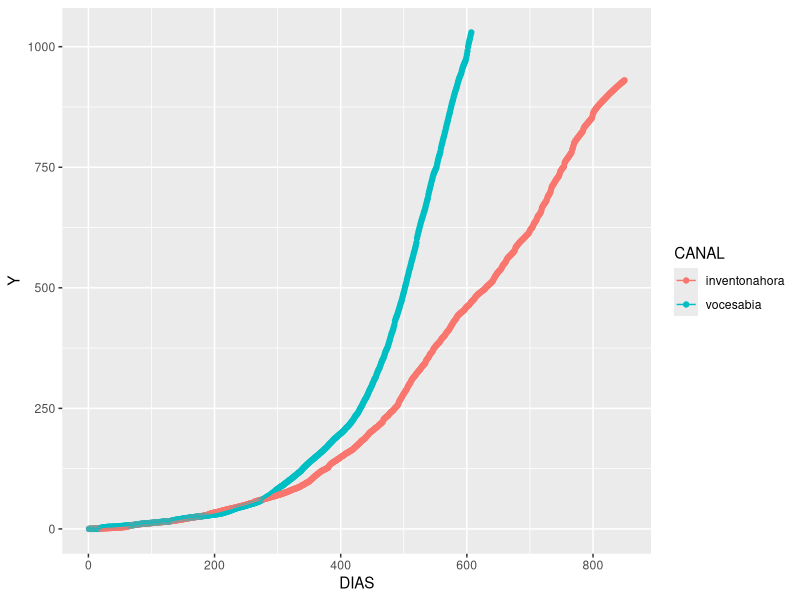
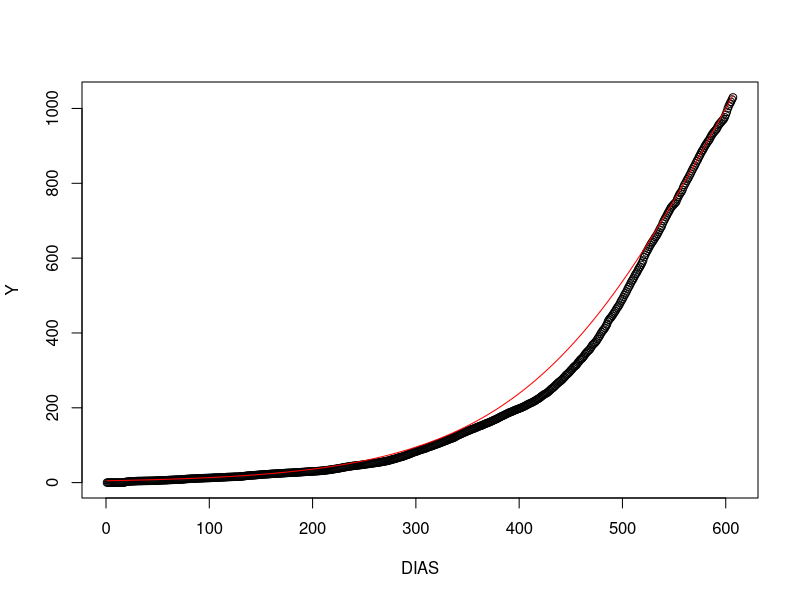
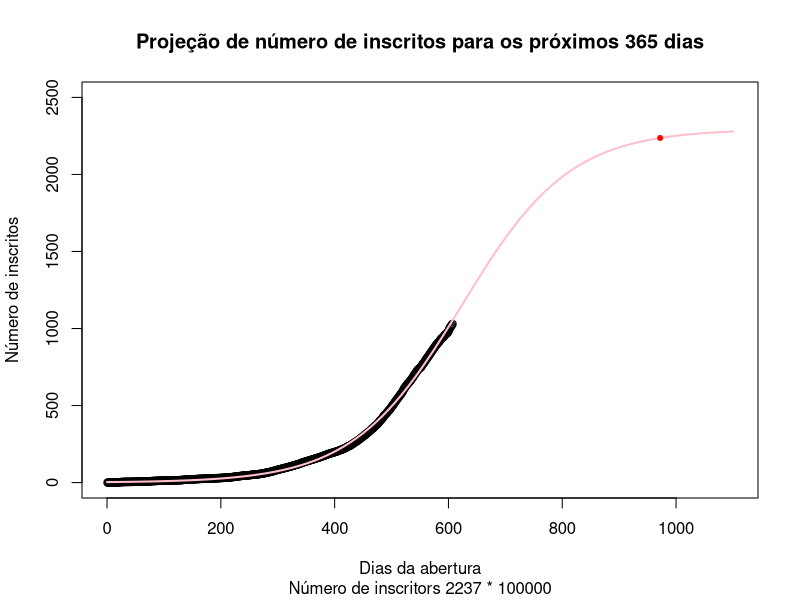
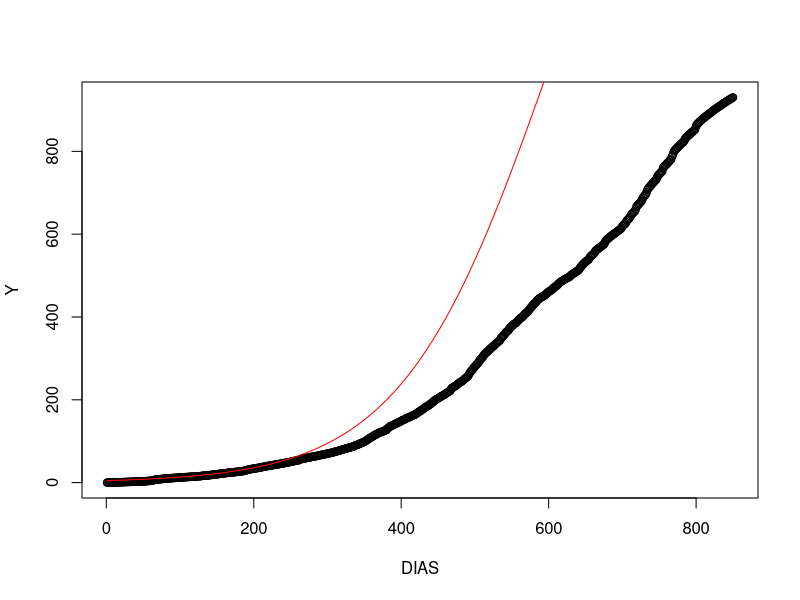
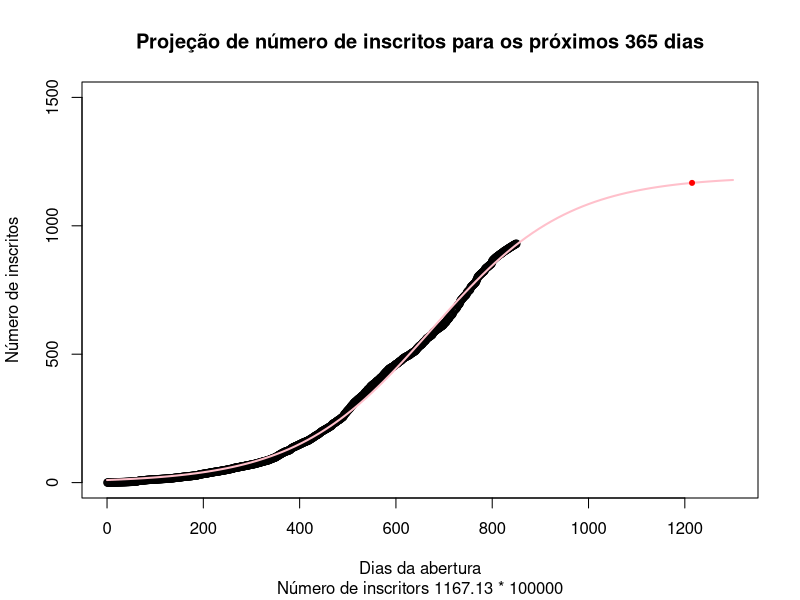

The R source for these figures, in order:
#-----------------------------------------------------------------------
# Pacotes Utilizados
library(tidyverse)


#-----------------------------------------------------------------------
#Leitura e tratamento.

dados <- read.table("youtube.txt", header = TRUE)

dados <- dados %>%
         group_by(CANAL) %>%
         arrange(DIAS) %>%
         mutate(Y = cumsum(VIEWS)/100000) %>%
         ungroup()

#-----------------------------------------------------------------------
#Visualização dos dados

ggplot(data = dados,
       mapping = aes(x = DIAS, y = Y, color = CANAL)) +
  geom_point() +
  stat_summary(geom = "line", fun = "mean")

#-----------------------------------------------------------------------


canal_a <- dados %>%
            filter(CANAL == "vocesabia")


plot(Y ~ DIAS, data = canal_a )

start <- list(L = 2000, M = 600, B = -0.01)

with(start,
     curve(L/(1 + exp(B * (x - M))), add = TRUE, col = "red"))

n0 <- nls(Y ~ L/(1 + exp(B * (DIAS - M))),
          data = canal_a,
          start = start,
          trace = TRUE)

fit <- as.list(coef(n0))

last_day <- tail(canal_a$DIAS, n=1) + 365

nviews <- predict(n0, newdata = list(DIAS = last_day))

subtitle <- sprintf("Número de inscritors %s * 100000", round(nviews,0))

plot(Y ~ DIAS,
     data = canal_a,
     xlim = c(0, 1100),
     ylim = c(0, 2500),
     ylab = "Número de inscritos",
     xlab = "Dias da abertura",
     main ="Projeção de número de inscritos para os próximos 365 dias",
     sub = subtitle)

with(fit,
     curve(L/(1 + exp(B * (x - M))),
           add = TRUE,
           lwd = 2,
           col = "pink"))

points(x = last_day, pch = 20, col = "red",
       y = nviews)


#-----------------------------------------------------------------------


canal_b <- dados %>%
  filter(CANAL == "inventonahora")


plot(Y ~ DIAS, data = canal_b )

start <- list(L = 2000, M = 600, B = -0.01)

with(start,
     curve(L/(1 + exp(B * (x - M))), add = TRUE, col = "red"))

n0 <- nls(Y ~ L/(1 + exp(B * (DIAS - M))),
          data = canal_b,
          start = start,
          trace = TRUE)

fit <- as.list(coef(n0))

last_day <- tail(canal_b$DIAS, n=1) + 365

nviews <- predict(n0, newdata = list(DIAS = last_day))

subtitle <- sprintf("Número de inscritors %s * 100000", round(nviews,2))

plot(Y ~ DIAS,
     data = canal_b,
     xlim = c(0, 1300),
     ylim = c(0, 1500),
     ylab = "Número de inscritos",
     xlab = "Dias da abertura",
     main ="Projeção de número de inscritos para os próximos 365 dias",
     sub = subtitle)
with(fit,
     curve(L/(1 + exp(B * (x - M))),
           add = TRUE,
           lwd = 2,
           col = "pink"))
points(x = last_day, pch = 20, col = "red",
       y = nviews)








